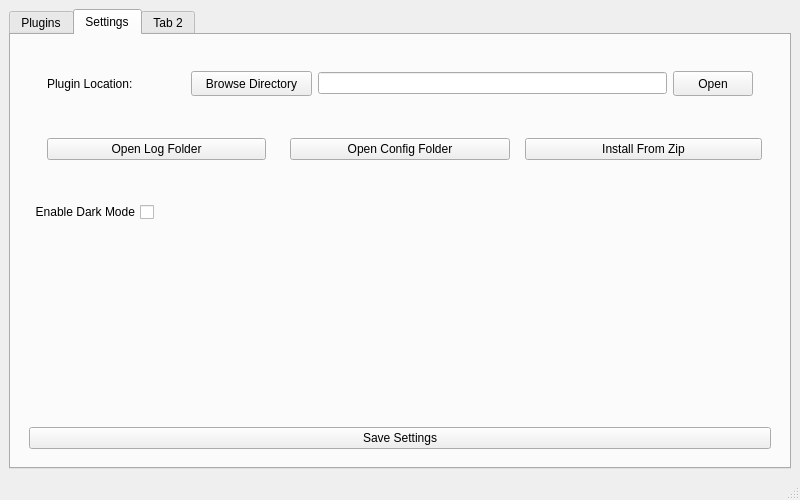
<?xml version="1.0" encoding="UTF-8"?>
<ui version="4.0">
 <class>MainWindow</class>
 <widget class="QMainWindow" name="MainWindow">
  <property name="geometry">
   <rect>
    <x>0</x>
    <y>0</y>
    <width>800</width>
    <height>500</height>
   </rect>
  </property>
  <property name="minimumSize">
   <size>
    <width>500</width>
    <height>300</height>
   </size>
  </property>
  <property name="windowTitle">
   <string>MainWindow</string>
  </property>
  <widget class="QWidget" name="centralwidget">
   <layout class="QVBoxLayout" name="verticalLayout_4">
    <item>
     <widget class="QTabWidget" name="tabWidget">
      <property name="minimumSize">
       <size>
        <width>0</width>
        <height>0</height>
       </size>
      </property>
      <property name="currentIndex">
       <number>1</number>
      </property>
      <widget class="QWidget" name="tab_plugins">
       <attribute name="title">
        <string>Plugins</string>
       </attribute>
       <layout class="QHBoxLayout" name="horizontalLayout_2">
        <item>
         <widget class="QWidget" name="widget" native="true">
          <layout class="QVBoxLayout" name="verticalLayout">
           <item>
            <widget class="QWidget" name="widget_12" native="true">
             <layout class="QHBoxLayout" name="horizontalLayout_12">
              <item>
               <widget class="QWidget" name="widget_10" native="true">
                <layout class="QHBoxLayout" name="horizontalLayout_10">
                 <item>
                  <widget class="QLabel" name="label_plugin_mode">
                   <property name="font">
                    <font>
                     <pointsize>15</pointsize>
                    </font>
                   </property>
                   <property name="text">
                    <string>Your Plugins</string>
                   </property>
                  </widget>
                 </item>
                </layout>
               </widget>
              </item>
              <item>
               <widget class="QWidget" name="widget_11" native="true">
                <layout class="QHBoxLayout" name="horizontalLayout_11">
                 <item>
                  <spacer name="verticalSpacer_3">
                   <property name="orientation">
                    <enum>Qt::Vertical</enum>
                   </property>
                   <property name="sizeType">
                    <enum>QSizePolicy::Maximum</enum>
                   </property>
                   <property name="sizeHint" stdset="0">
                    <size>
                     <width>20</width>
                     <height>28</height>
                    </size>
                   </property>
                  </spacer>
                 </item>
                </layout>
               </widget>
              </item>
             </layout>
            </widget>
           </item>
           <item>
            <widget class="QListWidget" name="list_plugin_widget"/>
           </item>
           <item>
            <widget class="QWidget" name="widget_3" native="true">
             <layout class="QHBoxLayout" name="horizontalLayout_3">
              <item>
               <widget class="QPushButton" name="button_load_plugin">
                <property name="text">
                 <string>Load Plugin</string>
                </property>
               </widget>
              </item>
              <item>
               <widget class="QPushButton" name="button_download_plugin">
                <property name="text">
                 <string>Download Plugin</string>
                </property>
               </widget>
              </item>
             </layout>
            </widget>
           </item>
          </layout>
         </widget>
        </item>
        <item>
         <widget class="QWidget" name="widget_2" native="true">
          <layout class="QVBoxLayout" name="verticalLayout_3">
           <item>
            <widget class="QWidget" name="widget_13" native="true">
             <layout class="QHBoxLayout" name="horizontalLayout_13">
              <item>
               <widget class="QWidget" name="widget_14" native="true">
                <layout class="QHBoxLayout" name="horizontalLayout_14">
                 <item>
                  <widget class="QLabel" name="label_plugin_desc">
                   <property name="font">
                    <font>
                     <pointsize>15</pointsize>
                    </font>
                   </property>
                   <property name="text">
                    <string>Description:</string>
                   </property>
                  </widget>
                 </item>
                </layout>
               </widget>
              </item>
              <item>
               <widget class="QWidget" name="widget_15" native="true">
                <layout class="QHBoxLayout" name="horizontalLayout_15">
                 <item>
                  <spacer name="verticalSpacer_4">
                   <property name="orientation">
                    <enum>Qt::Vertical</enum>
                   </property>
                   <property name="sizeType">
                    <enum>QSizePolicy::Maximum</enum>
                   </property>
                   <property name="sizeHint" stdset="0">
                    <size>
                     <width>20</width>
                     <height>28</height>
                    </size>
                   </property>
                  </spacer>
                 </item>
                </layout>
               </widget>
              </item>
             </layout>
            </widget>
           </item>
           <item>
            <widget class="QListWidget" name="list_desc"/>
           </item>
           <item>
            <widget class="QPushButton" name="button_launch_plugin">
             <property name="text">
              <string>Launch Plugin</string>
             </property>
            </widget>
           </item>
           <item>
            <spacer name="verticalSpacer">
             <property name="orientation">
              <enum>Qt::Vertical</enum>
             </property>
             <property name="sizeHint" stdset="0">
              <size>
               <width>20</width>
               <height>40</height>
              </size>
             </property>
            </spacer>
           </item>
          </layout>
         </widget>
        </item>
       </layout>
      </widget>
      <widget class="QWidget" name="tab_settings">
       <attribute name="title">
        <string>Settings</string>
       </attribute>
       <layout class="QVBoxLayout" name="verticalLayout_5">
        <item>
         <widget class="QWidget" name="widget_17" native="true">
          <layout class="QVBoxLayout" name="verticalLayout_2">
           <item>
            <widget class="QWidget" name="widget_18" native="true">
             <layout class="QHBoxLayout" name="horizontalLayout_6">
              <item>
               <widget class="QWidget" name="widget_8" native="true">
                <property name="minimumSize">
                 <size>
                  <width>110</width>
                  <height>30</height>
                 </size>
                </property>
                <layout class="QHBoxLayout" name="horizontalLayout_8">
                 <item>
                  <widget class="QLabel" name="label_plugin_loc">
                   <property name="minimumSize">
                    <size>
                     <width>120</width>
                     <height>0</height>
                    </size>
                   </property>
                   <property name="text">
                    <string>Plugin Location:</string>
                   </property>
                  </widget>
                 </item>
                </layout>
               </widget>
              </item>
              <item>
               <widget class="QWidget" name="widget_5" native="true">
                <layout class="QHBoxLayout" name="horizontalLayout_5">
                 <item>
                  <widget class="QPushButton" name="button_plugin_loc">
                   <property name="minimumSize">
                    <size>
                     <width>121</width>
                     <height>25</height>
                    </size>
                   </property>
                   <property name="text">
                    <string>Browse Directory</string>
                   </property>
                  </widget>
                 </item>
                 <item>
                  <widget class="QLineEdit" name="lineEdit_plugin_loc"/>
                 </item>
                 <item>
                  <widget class="QPushButton" name="button_open_plugin">
                   <property name="minimumSize">
                    <size>
                     <width>80</width>
                     <height>25</height>
                    </size>
                   </property>
                   <property name="text">
                    <string>Open</string>
                   </property>
                  </widget>
                 </item>
                </layout>
               </widget>
              </item>
             </layout>
            </widget>
           </item>
           <item>
            <widget class="QWidget" name="widget_19" native="true">
             <layout class="QHBoxLayout" name="horizontalLayout">
              <item>
               <widget class="QWidget" name="widget_21" native="true">
                <layout class="QHBoxLayout" name="horizontalLayout_20">
                 <item>
                  <widget class="QPushButton" name="button_open_logs">
                   <property name="text">
                    <string>Open Log Folder</string>
                   </property>
                  </widget>
                 </item>
                </layout>
               </widget>
              </item>
              <item>
               <widget class="QWidget" name="widget_4" native="true">
                <layout class="QHBoxLayout" name="horizontalLayout_4">
                 <item>
                  <widget class="QPushButton" name="button_open_config">
                   <property name="text">
                    <string>Open Config Folder</string>
                   </property>
                  </widget>
                 </item>
                </layout>
               </widget>
              </item>
              <item>
               <widget class="QPushButton" name="button_install_zip">
                <property name="text">
                 <string>Install From Zip</string>
                </property>
               </widget>
              </item>
             </layout>
            </widget>
           </item>
          </layout>
         </widget>
        </item>
        <item>
         <widget class="QWidget" name="widget_6" native="true">
          <layout class="QHBoxLayout" name="horizontalLayout_7">
           <item>
            <widget class="QCheckBox" name="checkbox_darkmode">
             <property name="layoutDirection">
              <enum>Qt::RightToLeft</enum>
             </property>
             <property name="text">
              <string>Enable Dark Mode</string>
             </property>
             <property name="tristate">
              <bool>false</bool>
             </property>
            </widget>
           </item>
           <item>
            <spacer name="horizontalSpacer">
             <property name="orientation">
              <enum>Qt::Horizontal</enum>
             </property>
             <property name="sizeHint" stdset="0">
              <size>
               <width>549</width>
               <height>20</height>
              </size>
             </property>
            </spacer>
           </item>
          </layout>
         </widget>
        </item>
        <item>
         <spacer name="verticalSpacer_2">
          <property name="orientation">
           <enum>Qt::Vertical</enum>
          </property>
          <property name="sizeHint" stdset="0">
           <size>
            <width>20</width>
            <height>40</height>
           </size>
          </property>
         </spacer>
        </item>
        <item>
         <widget class="QWidget" name="widget_16" native="true">
          <layout class="QHBoxLayout" name="horizontalLayout_16">
           <item>
            <widget class="QPushButton" name="button_save_settings">
             <property name="text">
              <string>Save Settings</string>
             </property>
            </widget>
           </item>
          </layout>
         </widget>
        </item>
       </layout>
      </widget>
      <widget class="QWidget" name="tab_2">
       <attribute name="title">
        <string>Tab 2</string>
       </attribute>
       <layout class="QHBoxLayout" name="horizontalLayout_9">
        <item>
         <widget class="QScrollArea" name="scroll_plugin_container">
          <property name="widgetResizable">
           <bool>true</bool>
          </property>
          <widget class="QWidget" name="scrollAreaWidgetContents">
           <property name="geometry">
            <rect>
             <x>0</x>
             <y>0</y>
             <width>98</width>
             <height>559</height>
            </rect>
           </property>
           <property name="minimumSize">
            <size>
             <width>0</width>
             <height>559</height>
            </size>
           </property>
          </widget>
         </widget>
        </item>
       </layout>
      </widget>
     </widget>
    </item>
   </layout>
  </widget>
  <widget class="QStatusBar" name="statusbar"/>
 </widget>
 <resources/>
 <connections/>
</ui>
